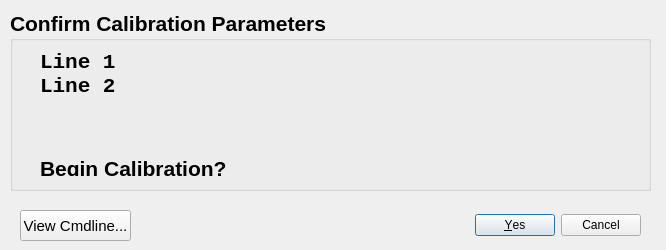
<?xml version="1.0" encoding="UTF-8"?>
<ui version="4.0">
 <class>RunDlg</class>
 <widget class="QDialog" name="RunDlg">
  <property name="geometry">
   <rect>
    <x>0</x>
    <y>0</y>
    <width>666</width>
    <height>250</height>
   </rect>
  </property>
  <property name="sizePolicy">
   <sizepolicy hsizetype="Fixed" vsizetype="Fixed">
    <horstretch>0</horstretch>
    <verstretch>0</verstretch>
   </sizepolicy>
  </property>
  <property name="minimumSize">
   <size>
    <width>666</width>
    <height>250</height>
   </size>
  </property>
  <property name="maximumSize">
   <size>
    <width>666</width>
    <height>250</height>
   </size>
  </property>
  <property name="windowTitle">
   <string>Run Calibration</string>
  </property>
  <widget class="QDialogButtonBox" name="buttonBox">
   <property name="geometry">
    <rect>
     <x>300</x>
     <y>209</y>
     <width>341</width>
     <height>32</height>
    </rect>
   </property>
   <property name="orientation">
    <enum>Qt::Horizontal</enum>
   </property>
   <property name="standardButtons">
    <set>QDialogButtonBox::Cancel|QDialogButtonBox::Yes</set>
   </property>
  </widget>
  <widget class="QPushButton" name="cmdlineBtn">
   <property name="geometry">
    <rect>
     <x>20</x>
     <y>210</y>
     <width>111</width>
     <height>31</height>
    </rect>
   </property>
   <property name="font">
    <font>
     <pointsize>11</pointsize>
    </font>
   </property>
   <property name="text">
    <string>View Cmdline...</string>
   </property>
  </widget>
  <widget class="QGroupBox" name="groupBox">
   <property name="geometry">
    <rect>
     <x>10</x>
     <y>10</y>
     <width>641</width>
     <height>181</height>
    </rect>
   </property>
   <property name="font">
    <font>
     <pointsize>16</pointsize>
     <weight>75</weight>
     <bold>true</bold>
    </font>
   </property>
   <property name="title">
    <string>Confirm Calibration Parameters</string>
   </property>
   <widget class="QLabel" name="confirmTextLbl">
    <property name="geometry">
     <rect>
      <x>30</x>
      <y>40</y>
      <width>551</width>
      <height>91</height>
     </rect>
    </property>
    <property name="font">
     <font>
      <family>Consolas</family>
      <weight>75</weight>
      <bold>true</bold>
     </font>
    </property>
    <property name="styleSheet">
     <string notr="true">line-height: 150%</string>
    </property>
    <property name="text">
     <string>Line 1
Line 2</string>
    </property>
    <property name="alignment">
     <set>Qt::AlignLeading|Qt::AlignLeft|Qt::AlignTop</set>
    </property>
   </widget>
   <widget class="QLabel" name="label_2">
    <property name="geometry">
     <rect>
      <x>30</x>
      <y>150</y>
      <width>321</width>
      <height>16</height>
     </rect>
    </property>
    <property name="font">
     <font>
      <pointsize>16</pointsize>
      <weight>75</weight>
      <bold>true</bold>
     </font>
    </property>
    <property name="text">
     <string>Begin Calibration?</string>
    </property>
   </widget>
  </widget>
 </widget>
 <resources/>
 <connections>
  <connection>
   <sender>buttonBox</sender>
   <signal>accepted()</signal>
   <receiver>RunDlg</receiver>
   <slot>accept()</slot>
   <hints>
    <hint type="sourcelabel">
     <x>248</x>
     <y>254</y>
    </hint>
    <hint type="destinationlabel">
     <x>157</x>
     <y>274</y>
    </hint>
   </hints>
  </connection>
  <connection>
   <sender>buttonBox</sender>
   <signal>rejected()</signal>
   <receiver>RunDlg</receiver>
   <slot>reject()</slot>
   <hints>
    <hint type="sourcelabel">
     <x>316</x>
     <y>260</y>
    </hint>
    <hint type="destinationlabel">
     <x>286</x>
     <y>274</y>
    </hint>
   </hints>
  </connection>
 </connections>
</ui>
